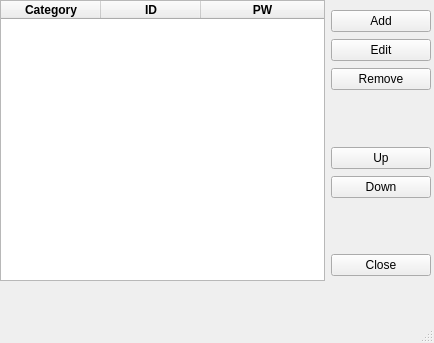
<?xml version="1.0" encoding="UTF-8"?>
<ui version="4.0">
 <class>MainWindow</class>
 <widget class="QMainWindow" name="MainWindow">
  <property name="geometry">
   <rect>
    <x>0</x>
    <y>0</y>
    <width>434</width>
    <height>343</height>
   </rect>
  </property>
  <property name="windowTitle">
   <string>MainWindow</string>
  </property>
  <widget class="QWidget" name="centralwidget">
   <widget class="QWidget" name="horizontalLayoutWidget">
    <property name="geometry">
     <rect>
      <x>0</x>
      <y>0</y>
      <width>431</width>
      <height>301</height>
     </rect>
    </property>
    <layout class="QHBoxLayout" name="horizontalLayout">
     <item>
      <layout class="QVBoxLayout" name="verticalLayout">
       <item>
        <widget class="QTreeWidget" name="treeWidget">
         <column>
          <property name="text">
           <string>Category</string>
          </property>
          <property name="font">
           <font>
            <bold>true</bold>
           </font>
          </property>
          <property name="textAlignment">
           <set>AlignCenter</set>
          </property>
          <property name="background">
           <color>
            <red>255</red>
            <green>223</green>
            <blue>221</blue>
           </color>
          </property>
         </column>
         <column>
          <property name="text">
           <string>ID</string>
          </property>
          <property name="font">
           <font>
            <bold>true</bold>
           </font>
          </property>
          <property name="textAlignment">
           <set>AlignCenter</set>
          </property>
          <property name="background">
           <color>
            <red>255</red>
            <green>223</green>
            <blue>221</blue>
           </color>
          </property>
         </column>
         <column>
          <property name="text">
           <string>PW</string>
          </property>
          <property name="font">
           <font>
            <bold>true</bold>
           </font>
          </property>
          <property name="textAlignment">
           <set>AlignCenter</set>
          </property>
          <property name="background">
           <color>
            <red>255</red>
            <green>223</green>
            <blue>221</blue>
           </color>
          </property>
         </column>
        </widget>
       </item>
       <item>
        <spacer name="horizontalSpacer">
         <property name="orientation">
          <enum>Qt::Orientation::Horizontal</enum>
         </property>
         <property name="sizeType">
          <enum>QSizePolicy::Policy::Expanding</enum>
         </property>
         <property name="sizeHint" stdset="0">
          <size>
           <width>300</width>
           <height>20</height>
          </size>
         </property>
        </spacer>
       </item>
      </layout>
     </item>
     <item>
      <layout class="QVBoxLayout" name="verticalLayout_1">
       <property name="spacing">
        <number>2</number>
       </property>
       <item>
        <spacer name="verticalSpacer">
         <property name="orientation">
          <enum>Qt::Orientation::Vertical</enum>
         </property>
         <property name="sizeType">
          <enum>QSizePolicy::Policy::Maximum</enum>
         </property>
         <property name="sizeHint" stdset="0">
          <size>
           <width>20</width>
           <height>10</height>
          </size>
         </property>
        </spacer>
       </item>
       <item>
        <widget class="QPushButton" name="pushButton">
         <property name="text">
          <string>Add</string>
         </property>
        </widget>
       </item>
       <item>
        <spacer name="verticalSpacer_2">
         <property name="orientation">
          <enum>Qt::Orientation::Vertical</enum>
         </property>
         <property name="sizeType">
          <enum>QSizePolicy::Policy::Maximum</enum>
         </property>
         <property name="sizeHint" stdset="0">
          <size>
           <width>20</width>
           <height>5</height>
          </size>
         </property>
        </spacer>
       </item>
       <item>
        <widget class="QPushButton" name="pushButton_2">
         <property name="text">
          <string>Edit</string>
         </property>
        </widget>
       </item>
       <item>
        <spacer name="verticalSpacer_3">
         <property name="orientation">
          <enum>Qt::Orientation::Vertical</enum>
         </property>
         <property name="sizeType">
          <enum>QSizePolicy::Policy::Maximum</enum>
         </property>
         <property name="sizeHint" stdset="0">
          <size>
           <width>20</width>
           <height>5</height>
          </size>
         </property>
        </spacer>
       </item>
       <item>
        <widget class="QPushButton" name="pushButton_3">
         <property name="text">
          <string>Remove</string>
         </property>
        </widget>
       </item>
       <item>
        <spacer name="verticalSpacer_4">
         <property name="orientation">
          <enum>Qt::Orientation::Vertical</enum>
         </property>
         <property name="sizeType">
          <enum>QSizePolicy::Policy::Expanding</enum>
         </property>
         <property name="sizeHint" stdset="0">
          <size>
           <width>20</width>
           <height>20</height>
          </size>
         </property>
        </spacer>
       </item>
       <item>
        <widget class="QPushButton" name="pushButton_4">
         <property name="text">
          <string>Up</string>
         </property>
        </widget>
       </item>
       <item>
        <spacer name="verticalSpacer_5">
         <property name="orientation">
          <enum>Qt::Orientation::Vertical</enum>
         </property>
         <property name="sizeType">
          <enum>QSizePolicy::Policy::Maximum</enum>
         </property>
         <property name="sizeHint" stdset="0">
          <size>
           <width>20</width>
           <height>5</height>
          </size>
         </property>
        </spacer>
       </item>
       <item>
        <widget class="QPushButton" name="pushButton_5">
         <property name="text">
          <string>Down</string>
         </property>
        </widget>
       </item>
       <item>
        <spacer name="verticalSpacer_6">
         <property name="orientation">
          <enum>Qt::Orientation::Vertical</enum>
         </property>
         <property name="sizeHint" stdset="0">
          <size>
           <width>20</width>
           <height>30</height>
          </size>
         </property>
        </spacer>
       </item>
       <item>
        <widget class="QPushButton" name="pushButton_6">
         <property name="text">
          <string>Close</string>
         </property>
        </widget>
       </item>
       <item>
        <spacer name="verticalSpacer_7">
         <property name="orientation">
          <enum>Qt::Orientation::Vertical</enum>
         </property>
         <property name="sizeType">
          <enum>QSizePolicy::Policy::Maximum</enum>
         </property>
         <property name="sizeHint" stdset="0">
          <size>
           <width>20</width>
           <height>5</height>
          </size>
         </property>
        </spacer>
       </item>
       <item>
        <spacer name="horizontalSpacer_2">
         <property name="orientation">
          <enum>Qt::Orientation::Horizontal</enum>
         </property>
         <property name="sizeType">
          <enum>QSizePolicy::Policy::Fixed</enum>
         </property>
         <property name="sizeHint" stdset="0">
          <size>
           <width>100</width>
           <height>20</height>
          </size>
         </property>
        </spacer>
       </item>
      </layout>
     </item>
    </layout>
   </widget>
  </widget>
  <widget class="QMenuBar" name="menubar">
   <property name="geometry">
    <rect>
     <x>0</x>
     <y>0</y>
     <width>434</width>
     <height>22</height>
    </rect>
   </property>
  </widget>
  <widget class="QStatusBar" name="statusbar"/>
 </widget>
 <resources/>
 <connections/>
</ui>
